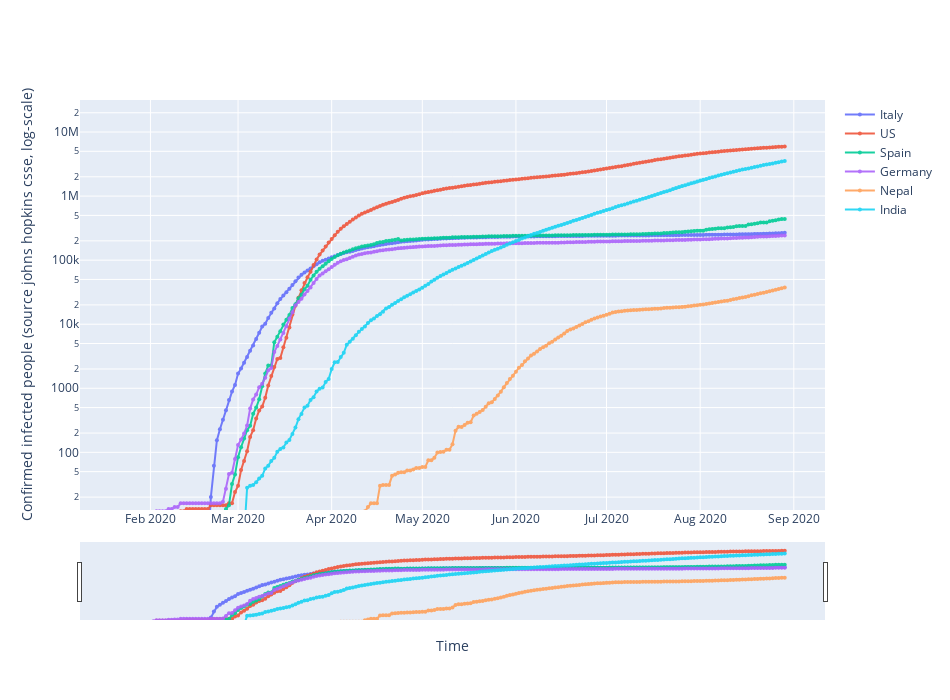

Here is the notebook cell this chart was saved with:
### Code cell
fig = go.Figure()
## defines how to plot the individual trace
for each in country_list:
    fig.add_trace(go.Scatter(x=df_plot.date,
                                y=df_plot[each],
                                mode='markers+lines',
                                opacity=0.9,
                                line_width=2,
                                marker_size=4, 
                                name=each
                                 )
                     )

## defines the overall layout properties
fig.update_layout(
    width=950,
    height=700,
    xaxis_title="Time",
    yaxis_title="Confirmed infected people (source johns hopkins csse, log-scale)",
)
fig.update_yaxes(type="log",range=[1.1,7.5])


fig.update_layout(xaxis_rangeslider_visible=True)
# fig.show(renderer='chrome')
fig.show()

### Figure 1 — Plotly figure (JSON) as saved in the notebook; plotly's stock layout.template omitted (floating-point values rounded to 4 significant figures; data arrays with more than 128 entries replaced by an {"elided": "..."} marker saying what was removed)
{"data": [{"line": {"width": 2}, "marker": {"size": 4}, "mode": "markers+lines", "name": "Italy", "opacity": 0.9, "type": "scatter", "x": {"elided": "221 str values"}, "y": {"elided": "221 int values"}}, {"line": {"width": 2}, "marker": {"size": 4}, "mode": "markers+lines", "name": "US", "opacity": 0.9, "type": "scatter", "x": {"elided": "221 str values"}, "y": {"elided": "221 int values"}}, {"line": {"width": 2}, "marker": {"size": 4}, "mode": "markers+lines", "name": "Spain", "opacity": 0.9, "type": "scatter", "x": {"elided": "221 str values"}, "y": {"elided": "221 int values"}}, {"line": {"width": 2}, "marker": {"size": 4}, "mode": "markers+lines", "name": "Germany", "opacity": 0.9, "type": "scatter", "x": {"elided": "221 str values"}, "y": {"elided": "221 int values"}}, {"line": {"width": 2}, "marker": {"size": 4}, "mode": "markers+lines", "name": "Nepal", "opacity": 0.9, "type": "scatter", "x": {"elided": "221 str values"}, "y": {"elided": "221 int values"}}, {"line": {"width": 2}, "marker": {"size": 4}, "mode": "markers+lines", "name": "India", "opacity": 0.9, "type": "scatter", "x": {"elided": "221 str values"}, "y": {"elided": "221 int values"}}], "layout": {"height": 700, "width": 950, "xaxis": {"rangeslider": {"visible": true}, "title": {"text": "Time"}}, "yaxis": {"range": [1.1, 7.5], "title": {"text": "Confirmed infected people (source johns hopkins csse, log-scale)"}, "type": "log"}}}
